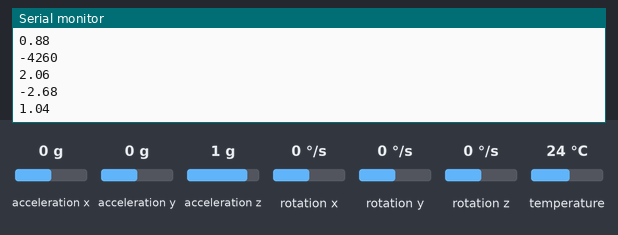
Bench run of a sketch on a simulated ESP8266 (NodeMCU). Shown: the last lines printed to the serial monitor. Wiring (inferred from the names in the program): MPU-6050 motion sensor at I2C address 0x68. The inputs (shaded band) are chosen by the test bench; at power-on: acceleration x 0 g, acceleration y 0 g, acceleration z 1 g, rotation x 0 °/s, rotation y 0 °/s, rotation z 0 °/s, temperature 24 °C. WiFi joins after 1.5 s; servers stay silent unless stated.

Above: at 3.0 s.
3.1 s: acceleration x set to -1.4 g
4.6 s: acceleration y set to -1.4 g
6.1 s: acceleration z set to -1.4 g
7.6 s: rotation x set to -192 °/s
At 8.7 s:
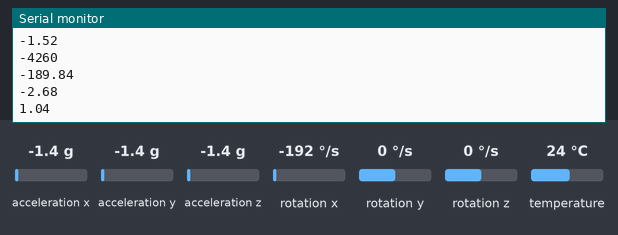
9.1 s: rotation y set to -192 °/s
At 9.7 s:
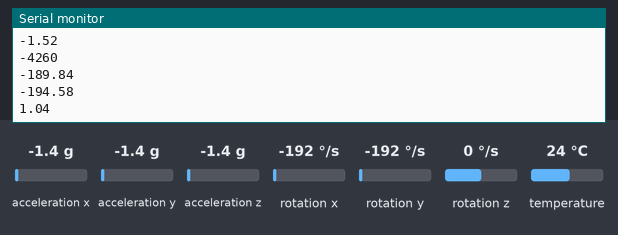
Timing chart, 0 to 11.6 s (numbered marks = the images above; inputs shaded):
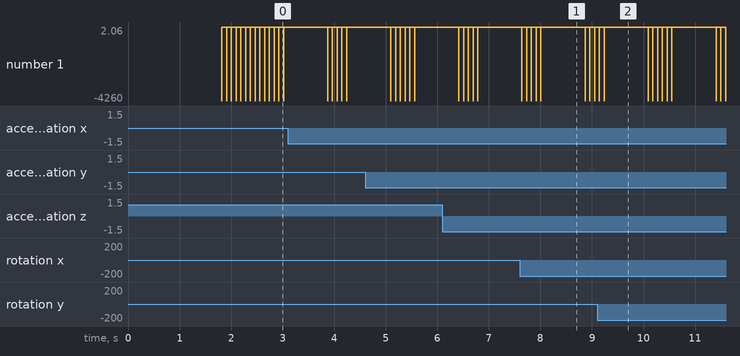

Measured:
- after the input at 7.6 s, the serial monitor: prints a new line at once (image 1)
- after the input at 9.1 s, the serial monitor: prints a new line at once (image 2)

The sketch:

FallDetection.ino
```cpp
#define BLYNK_PRINT Serial
#include <Wire.h>
#include <ESP8266WiFi.h>
#include <BlynkSimpleEsp8266.h>
#include <OneWire.h>
#include <DallasTemperature.h>

OneWire oneWire(D4);
DallasTemperature sensors(&oneWire);

BlynkTimer timer;

const int MPU_addr = 0x68; // I2C address of the MPU-6050
int16_t AcX, AcY, AcZ, Tmp, GyX, GyY, GyZ;
float ax = 0, ay = 0, az = 0, gx = 0, gy = 0, gz = 0;
boolean fall = false; //stores if a fall has occurred
boolean trigger1 = false; //stores if first trigger (lower threshold) has occurred
boolean trigger2 = false; //stores if second trigger (upper threshold) has occurred
boolean trigger3 = false; //stores if third trigger (orientation change) has occurred
byte trigger1count = 0; //stores the counts past since trigger 1 was set true
byte trigger2count = 0; //stores the counts past since trigger 2 was set true
byte trigger3count = 0; //stores the counts past since trigger 3 was set true
int angleChange = 0;

char auth[] = "kFIx-Z3NQe1uuJVNMfXhaoGyhk2yVdtZ";
char ssid[] = "3MobileWiFi-C997";
char pass[] = "0jr8555d";


float temp = 0;


void setup()
{
  Serial.begin(9600);
  Blynk.begin(auth, ssid, pass);
  Wire.begin();
  Wire.beginTransmission(MPU_addr);
  Wire.write(0x6B);  // PWR_MGMT_1 register
  Wire.write(0);     // set to zero (wakes up the MPU-6050)
  Wire.endTransmission(true);
  sensors.begin();
  timer.setInterval(1250L, SendTemps);

}

void SendTemps()
{
  sensors.requestTemperatures();
  temp = sensors.getTempFByIndex(0);

  Blynk.virtualWrite(V1, temp);
}


void loop()
{
  Blynk.run();
  timer.run();


  mpu_read();
  ax = (AcX - 2050) / 16384.00;
  ay = (AcY - 77) / 16384.00;
  az = (AcZ - 1947) / 16384.00;
  gx = (GyX + 270) / 131.07;
  gy = (GyY - 351) / 131.07;
  gz = (GyZ + 136) / 131.07;

  Serial.println(ax);
  Serial.println(ay);
  Serial.println(az);
  Serial.println(Tmp);
  Serial.println(gx);
  Serial.println(gy);
  Serial.println(gz);


  // calculating Amplitute vactor for 3 axis
  float Raw_Amp = pow(pow(ax, 2) + pow(ay, 2) + pow(az, 2), 0.5);
  int Amp = Raw_Amp * 10;  // Mulitiplied by 10 bcz values are between 0 to 1

  if (Amp <= 2 && trigger2 == false) { //if AM breaks lower threshold (0.4g)
    trigger1 = true;

  }
  if (trigger1 == true) {
    trigger1count++;
    if (Amp >= 10) { //if AM breaks upper threshold (3g)
      trigger2 = true;

      trigger1 = false; trigger1count = 0;
    }
  }
  if (trigger2 == true) {
    trigger2count++;
    angleChange = pow(pow(gx, 2) + pow(gy, 2) + pow(gz, 2), 0.5);
    if (angleChange >= 30 && angleChange <= 400) { //if orientation changes by between 80-100 degrees
      trigger3 = true; trigger2 = false; trigger2count = 0;
      Serial.println("...............");
      Serial.println(angleChange);
      Serial.println("...............");

    }
  }
  if (trigger3 == true) {
    trigger3count++;
    if (trigger3count >= 5) {
      angleChange = pow(pow(gx, 2) + pow(gy, 2) + pow(gz, 2), 0.5);
      //delay(10);

      if ((angleChange >=0) && (angleChange <= 20)) { //if orientation changes remains between 0-10 degrees
        fall = true; trigger3 = false; trigger3count = 0;
        Serial.println("**********");
        Serial.println(angleChange);
        Serial.println("**********");
      }
      else { //user regained normal orientation
        trigger3 = false; trigger3count = 0;

      }
    }
  }
  if (fall == true) { //in event of a fall detection
    String msgBody = "Fall Detected…! take action immediately. Patient Body Temperature: ";
    msgBody.concat(temp);

    Blynk.notify("Alert : Fall Detected…! take action immediately.");

    Blynk.email("arifsheikh286658@gmail.com", "Alert : Fall Detected…!", msgBody.c_str());

    Serial.println("FALL DETECTED");
    fall = false;
  }
  if (trigger2count >= 20) { //allow 0.5s for orientation change
    trigger2 = false; trigger2count = 0;

  }
  if (trigger1count >= 20) { //allow 0.5s for AM to break upper threshold
    trigger1 = false; trigger1count = 0;

  }
  delay(90);

}


void mpu_read() {
  Wire.beginTransmission(MPU_addr);
  Wire.write(0x3B);  // starting with register 0x3B (ACCEL_XOUT_H)
  Wire.endTransmission(false);
  Wire.requestFrom(MPU_addr, 14, true); // request a total of 14 registers
  AcX = Wire.read() << 8 | Wire.read(); // 0x3B (ACCEL_XOUT_H) & 0x3C (ACCEL_XOUT_L)
  AcY = Wire.read() << 8 | Wire.read(); // 0x3D (ACCEL_YOUT_H) & 0x3E (ACCEL_YOUT_L)
  AcZ = Wire.read() << 8 | Wire.read(); // 0x3F (ACCEL_ZOUT_H) & 0x40 (ACCEL_ZOUT_L)
  Tmp = Wire.read() << 8 | Wire.read(); // 0x41 (TEMP_OUT_H) & 0x42 (TEMP_OUT_L)
  GyX = Wire.read() << 8 | Wire.read(); // 0x43 (GYRO_XOUT_H) & 0x44 (GYRO_XOUT_L)
  GyY = Wire.read() << 8 | Wire.read(); // 0x45 (GYRO_YOUT_H) & 0x46 (GYRO_YOUT_L)
  GyZ = Wire.read() << 8 | Wire.read(); // 0x47 (GYRO_ZOUT_H) & 0x48 (GYRO_ZOUT_L)


}
```
